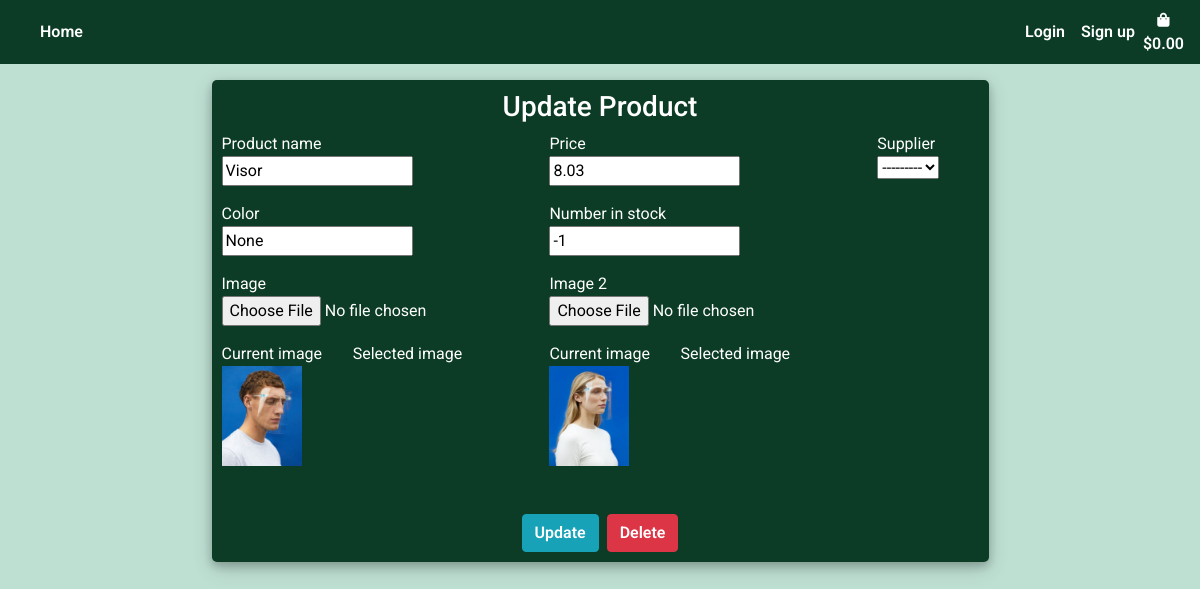
Before: /update/1/ with the older database file.
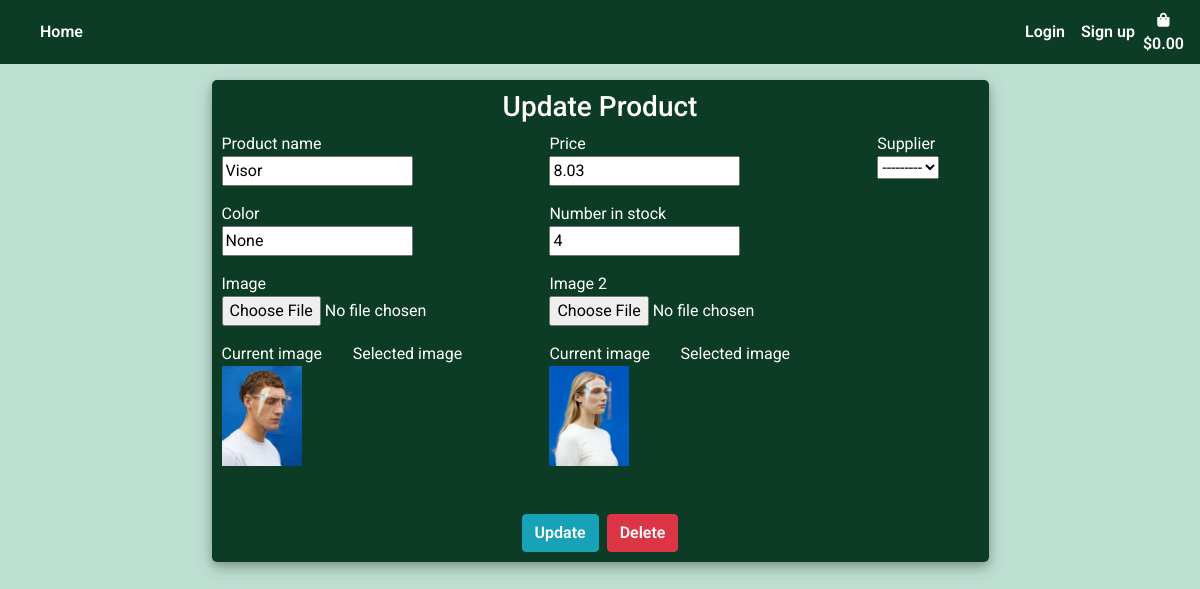
After: the same page with the newer database file.
### products/models.py (models this page shows, shortened)
class Product(models.Model):
    product_name = models.CharField(max_length=settings.CONST_PROFILE_ATTR)
    color = models.CharField(max_length=settings.CONST_PROFILE_ATTR)
    price = models.DecimalField(max_digits=6, decimal_places=2)
    image = ResizedImageField(size=[400, 500], crop=['middle', 'center'],quality=100, upload_to='', default='noimage.png')
    image_2 = ResizedImageField(size=[400, 500], crop=['middle', 'center'],quality=100, upload_to='', default='noimage.png', null=True)
    number_in_stock = models.IntegerField(null=True , editable=True, default=0)
    is_active = models.BooleanField(default=True, null=True)
    created_by = models.CharField(max_length=settings.CONST_PROFILE_ATTR, null=True)
    created_date = models.TimeField(auto_now_add=True, null=True)
    supplier = models.ForeignKey(Supplier, on_delete=models.CASCADE, null=True)

### products/views.py (the view)
# urls.py: path('update/<int:id>/', views.update_product, name="update_product"),
def update_product(request, id):
    product = Product.objects.get(id=id)
    form = ProductForm(request.POST or None,instance=product)
    print(form)
    if form.is_valid():
        form.save()
        return redirect(reverse("products"))
    context = {
        "form": form,
        "product": product,
    }
    return render(request, "products/products_form.html", context)

### products/forms.py
class ProductForm(forms.ModelForm):
    image = forms.ImageField(required=False, widget=forms.FileInput)
    image_2 = forms.ImageField(required=False, widget=forms.FileInput)
    supplier = forms.ModelChoiceField(queryset=Supplier.objects.all(), label='Supplier', widget=forms.Select)
    use_required_attribute = False
    class Meta:
        model = Product
        fields = ["product_name", "color",
        "price","image", "image_2", "number_in_stock", "supplier"]
    def __init__(self, *args, **kwargs):
        super(ProductForm, self).__init__(*args, **kwargs)
        for fieldname in ["product_name", "color",
        "price","image", "image_2", "number_in_stock", "supplier"]:
            self.fields[fieldname].helper = FormHelper()

### products/templates/products/products_form.html (shortened to what the changed rows need)
{% extends 'base.html'%}
{% load static %}
{% load crispy_forms_tags %}
{% block content %}
    <div class="container h-100 mt-3">
		<div class="justify-content-center h-100">
			<div class="product_card">
				<div class="justify-content-center form_container">
					<form class="form-group mx-auto" method="POST" action="" enctype="multipart/form-data">
                            <div class="row">
                                <div class="col-md-5 mb-3">
                                    {{ form.product_name.label }}
                                    <br>
                                    {{ form.product_name }}
                                </div>
                                <div class="col-md-5 mb-3">
                                    {{ form.price.label }}
                                    <br>
                                    {{ form.price }}
                                </div>
                                <div class="col-md-2 mb-3">
                                    {{ form.supplier.label }}
                                    <br>
                                    {{ form.supplier }}
                                </div>
                            </div>
                            <div class="row">
                                <div class="col-md-5 mb-3">
                                    {{ form.color.label }}
                                    <br>
                                    {{ form.color }}
                                </div>
                                <div class="col-md-4 mb-3">
                                    {{ form.number_in_stock.label }}
                                    <br>
                                    {{ form.number_in_stock }}
                                </div>
                            </div>
                            <div class="row">
                                <div class="col-md-5 mb-3">
                                    {{ form.image.label }}
                                    <br>
                                    {{ form.image }}
                                </div>
                                <div class="col-md-5 mb-3">
                                    {{ form.image_2.label }}
                                    <br>
                                    {{ form.image_2 }}
                                </div>
                            </div>
                            <div class="row">
                                <div class="col-md-2 mb-3">
                                    <h8>Current image</h8>
                                    <br>
                                    <img class="img-fluid" style="height:100px;" src="{{ form.instance.image.url }}" />
                                </div>
                                <div class="col-md-2 mb-3">
                                    <h8>Current image</h8>
                                    <br>
                                    <img class="img-fluid" style="height:100px;" src="{{ form.instance.image_2.url }}" />
                                </div>
                            </div>
						</div>
				</div>
		</div>
	</div>
{% endblock %}

Changed rows visible on the page:
changed Product "Visor": number_in_stock "-1" → "4"
